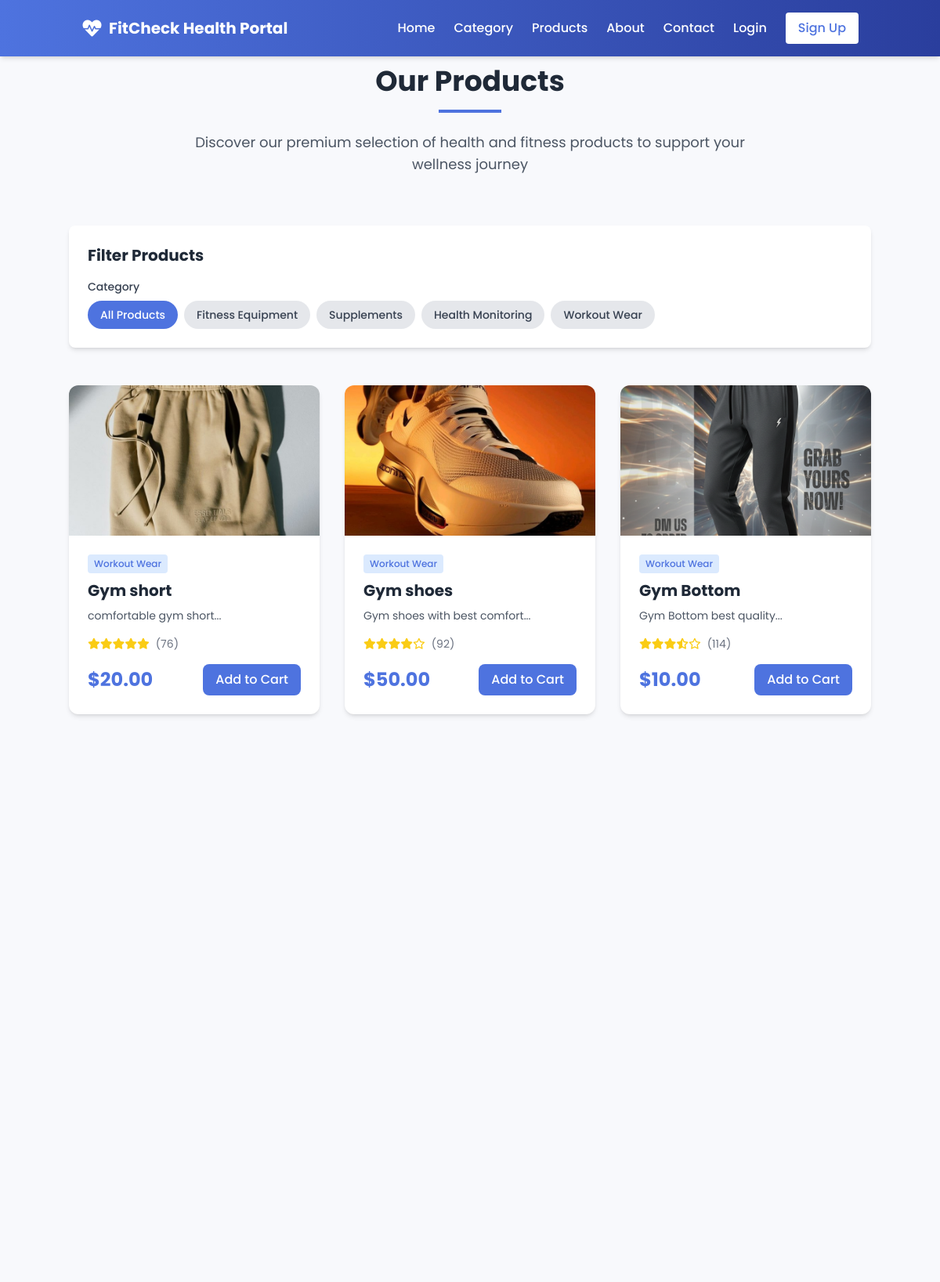
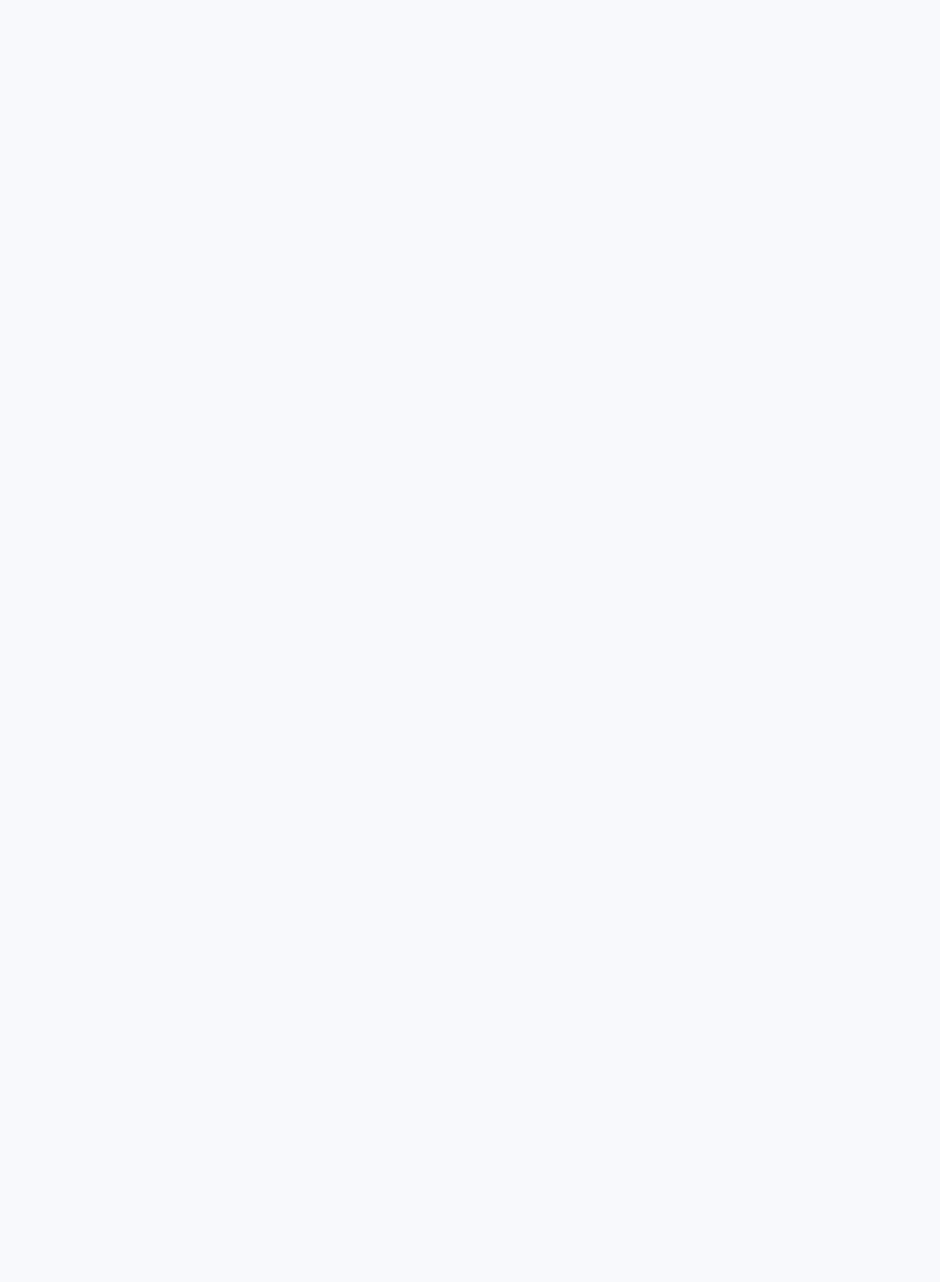
/products.php (upper part), run on the app's committed database (2 pictures, top to bottom).
### tables this page shows
CREATE TABLE `tbl_category` (
  `cat_id` int(11) NOT NULL,
  `cat_name` varchar(70) NOT NULL,
  `cat_pic` varchar(255) NOT NULL
);

CREATE TABLE `tbl_product` (
  `pid` int(11) NOT NULL,
  `pname` varchar(100) NOT NULL,
  `pdesc` varchar(300) NOT NULL,
  `pic` varchar(255) NOT NULL,
  `price` varchar(50) NOT NULL,
  `category` varchar(50) NOT NULL
);

### products.php (the view, shortened to what this page needs)
<?php
include 'connect.php';
$selected_category = isset($_GET['category']) ? mysqli_real_escape_string($con, $_GET['category']) : 'all';
if ($selected_category !== 'all') {
    $query = "SELECT p.*, c.cat_name
              FROM tbl_product p
              LEFT JOIN tbl_category c ON p.category = c.cat_name
              WHERE p.category = '$selected_category'
              ORDER BY p.pid DESC";
} else {
    $query = "SELECT p.*, c.cat_name
              FROM tbl_product p
              LEFT JOIN tbl_category c ON p.category = c.cat_name
              ORDER BY p.pid DESC";
}
$result = mysqli_query($con, $query);
$products = [];
while ($row = mysqli_fetch_assoc($result)) {
    $products[] = $row;
}
$categories_query = "SELECT * FROM tbl_category";
$categories_result = mysqli_query($con, $categories_query);
$categories = [];
while ($row = mysqli_fetch_assoc($categories_result)) {
    $categories[] = $row;
}
include 'header.php';
?>
<section id="products" class="products-section mt-5 py-16 px-4 md:px-8 lg:px-16">
    <div class="container mx-auto">
        <div class="text-center mb-16">
            <h2 class="text-3xl md:text-4xl font-bold text-gray-800 mb-4">Our Products</h2>
            <div class="w-20 h-1 bg-primary mx-auto mb-6"></div>
            <p class="text-gray-600 max-w-3xl mx-auto text-lg">Discover our premium selection of health and fitness
                products to support your wellness journey</p>
        </div>
        <div class="mb-12 bg-white p-6 rounded-lg shadow-md">
            <h3 class="text-xl font-bold text-gray-800 mb-4">Filter Products</h3>
            <div class="flex flex-col md:flex-row md:items-center gap-6">
                <div>
                    <label class="block text-sm font-medium text-gray-700 mb-2">Category</label>
                    <div class="flex flex-wrap gap-2">
                        <a href="?category=all"
                            class="category-filter <?php echo $selected_category === 'all' ? 'bg-primary text-white' : 'bg-gray-200 text-gray-700'; ?> px-4 py-2 rounded-full text-sm font-medium transition-all">
                            All Products
                        </a>
                        <?php foreach ($categories as $category): ?>
                            <a href="?category=<?php echo $category['cat_name']; ?>"
                                class="category-filter <?php echo $selected_category === $category['cat_name'] ? 'bg-primary text-white' : 'bg-gray-200 text-gray-700'; ?> px-4 py-2 rounded-full text-sm font-medium transition-all">
                                <?php echo $category['cat_name']; ?>
                            </a>
                        <?php endforeach; ?>
                    </div>
                </div>
            </div>
        </div>
        <div class="grid grid-cols-1 sm:grid-cols-2 lg:grid-cols-3 xl:grid-cols-4 gap-8 mb-16" id="productsGrid">
            <?php
            if (count($products) > 0) {
                foreach ($products as $product) {
                    $product_id = $product['pid'];
                    $product_name = isset($product['pname']) ? $product['pname'] : 'Unnamed Product';
                    $product_desc = isset($product['pdesc']) ? $product['pdesc'] : 'No description available.';
                    $product_price = isset($product['price']) ? $product['price'] : 0;
                    $product_image = isset($product['pic']) ? $product['pic'] : '';
                    $category_name = isset($product['category']) ? $product['category'] : 'Uncategorized';
                    $product_stock = isset($product['pstock']) ? $product['pstock'] : 10;
                    $image_path = '';
                    if (!empty($product_image)) {
                        if (filter_var($product_image, FILTER_VALIDATE_URL)) {
                            $image_path = $product_image;
                        } else {
                            if (file_exists($product_image)) {
                                $image_path = $product_image;
                            }
                        }
                    } else {
                        $image_path = 'https://via.placeholder.com/300x300?text=Product+Image';
                    }
                    $rating = rand(35, 50) / 10;
                    $full_stars = floor($rating);
                    $has_half_star = ($rating - $full_stars) >= 0.5;
                    $empty_stars = 5 - $full_stars - ($has_half_star ? 1 : 0);
                    ?>
                    <div class="product-card bg-white rounded-xl overflow-hidden shadow-md hover:shadow-lg transition-shadow"
                        data-category="<?php echo $category_name; ?>" data-price="<?php echo $product_price; ?>">
                        <div class="relative overflow-hidden">
                            <img src="<?php echo $image_path; ?>" alt="<?php echo $product_name; ?>"
                                class="product-image w-full h-48 object-cover">
                        </div>
                        <div class="p-6">
                            <div class="flex items-center mb-2">
                                <span class="text-xs font-medium bg-blue-100 text-primary px-2 py-1 rounded">
                                    <?php echo $category_name; ?>
                                </span>
                            </div>
                            <h3 class="text-xl font-bold text-gray-800 mb-2 truncate"><?php echo $product_name; ?></h3>
                            <p class="text-gray-600 text-sm mb-4 line-clamp-2">
                                <?php echo substr($product_desc, 0, 80); ?>...
                            </p>
                            <div class="flex items-center mb-4">
                                <div class="rating flex text-yellow-400 mr-2">
                                    <?php for ($i = 0; $i < $full_stars; $i++): ?>
                                        <i class="fas fa-star text-sm"></i>
                                    <?php endfor; ?>
                                    <?php if ($has_half_star): ?>
                                        <i class="fas fa-star-half-alt text-sm"></i>
                                    <?php endif; ?>
                                    <?php for ($i = 0; $i < $empty_stars; $i++): ?>
                                        <i class="far fa-star text-sm"></i>
                                    <?php endfor; ?>
                                </div>
                                <span class="text-gray-500 text-sm">(<?php echo rand(15, 125); ?>)</span>
                            </div>
                            <div class="flex items-center justify-between">
                                <span
                                    class="text-2xl font-bold text-primary">$<?php echo number_format($product_price, 2); ?></span>
                                <?php if ($product_stock > 0): ?>
                                    <a href="add_cart.php?id=<?= $product_id ?>"
                                        class="-btn bg-primary text-white py-2 px-4 rounded-lg font-medium hover:bg-blue-700 transition">
                                        Add to Cart
                                    </a>
                                <?php endif; ?>
                            </div>
                        </div>
                    </div>
                    <?php
                }
            } else {
                echo '<div class="col-span-4 text-center py-12"><p class="text-gray-500 text-lg">No products found.</p></div>';
            }
            ?>
        </div>
    </div>
</section>
<?php include 'footer.php'; ?>

### header.php (style rules this page uses)
body { font-family: 'Poppins', sans-serif; }

### data on the page
tbl_category: cat_name "Fitness Equipment"
tbl_category: cat_name "Supplements"
tbl_category: cat_name "Health Monitoring"
tbl_category: cat_name "Workout Wear"
tbl_product: pic (picture), category "Workout Wear", pname "Gym short", pdesc "comfortable gym short", price "20.00"
tbl_product: pic (picture), category "Workout Wear", pname "Gym shoes", pdesc "Gym shoes with best comfort", price "50.00"
tbl_product: pic (picture), category "Workout Wear", pname "Gym Bottom", pdesc "Gym Bottom best quality", price "10.00"
